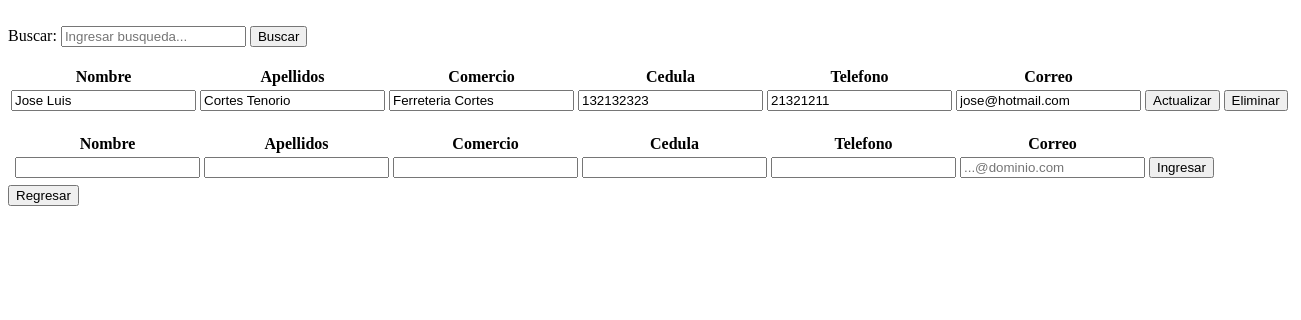
Page /view/ProveedorView.php on the committed database.
### tables this page shows
CREATE TABLE `tbproveedor` (
  `tbproveedorid` int(11) NOT NULL,
  `tbproveedornombre` text NOT NULL,
  `tbproveedorapellido` text NOT NULL,
  `tbproveedorcomercio` text NOT NULL,
  `tbproveedorcedula` varchar(12) NOT NULL,
  `tbproveedortelefono` int(11) NOT NULL,
  `tbproveedorcorreo` text NOT NULL
);

### data/ProveedorData.php (called while the page is built, shortened)
<?php
include '../domain/Proveedor.php';
class ProveedorData extends Data{
    public function getAllProveedor() {
        $conn = mysqli_connect($this->server, $this->user, $this->password, $this->db);
        $conn->set_charset('utf8');
        $querySelect = "SELECT * FROM tbproveedor;";
        $result = mysqli_query($conn, $querySelect);
        $Proveedores = [];
        while ($row = mysqli_fetch_array($result)) {
            $currentProveedor = new Proveedor($row['tbproveedorid'], $row['tbproveedornombre'], $row['tbproveedorapellido'], $row['tbproveedorcomercio'], $row['tbproveedorcedula'],
            $row['tbproveedortelefono'], $row['tbproveedorcorreo']);
            array_push($Proveedores, $currentProveedor);
        }
        return $Proveedores;
    }
}

### business/ProveedorBusiness.php (called while the page is built, shortened)
<?php
include '../data/ProveedorData.php';
class ProveedorBusiness{
    private $ProveedorData;
    public function ProveedorBusiness() {
        $this->ProveedorData = new ProveedorData();
    }
    public function getAllProveedor() {
        return $this->ProveedorData->getAllProveedor();
    }
}
?>

### domain/Proveedor.php (called while the page is built, shortened)
<?php
class Proveedor{
    private $proveedorId;
    private $proveedorNombre;
    private $proveedorApellido;
    private $proveedorComercio;
    private $proveedorCedula;
    private $proveedorTelefono;
    private $proveedorCorreo;
    function Proveedor($proveedorId, $proveedorNombre, $proveedorApellido, $proveedorComercio, $proveedorCedula, $proveedorTelefono, $proveedorCorreo){
        $this->proveedorId = $proveedorId;
        $this->proveedorNombre = $proveedorNombre;
        $this->proveedorApellido = $proveedorApellido;
        $this->proveedorComercio = $proveedorComercio;
        $this->proveedorCedula = $proveedorCedula;
        $this->proveedorTelefono = $proveedorTelefono;
        $this->proveedorCorreo = $proveedorCorreo;
    }
	function getProveedorId(){
        return $this->proveedorId;
    }
    function getProveedorNombre(){
        return $this->proveedorNombre;
    }
    function getProveedorApellido(){
        return $this->proveedorApellido;
    }
    function getProveedorTelefono(){
        return $this->proveedorTelefono;
    }
    function getProveedorCorreo(){
        return $this->proveedorCorreo;
    }
	function getProveedorCedula() {
		return $this->proveedorCedula;
	}
    function getProveedorComercio() {
		return $this->proveedorComercio;
	}
}
?>

### view/ProveedorView.php (the view, shortened to what this page needs)
<!DOCTYPE html>
<html lang="en">
<head>
    <?php
    include '../business/ProveedorBusiness.php';
    ?>
</head>
<body>
    <section id="form">
        <form action="" method="post" autocomplete="off">
            <div>
                Buscar:
                <?php
                $nombre = "";
                echo '<input type="text" name="buscarProveedores" id = "buscarProveedores" required placeholder = "Ingresar busqueda..." value = "' . $nombre . '">';
                ?>
                <input type="button" name="search" id="search" value="Buscar" onclick="getData()">
                <ul id="lista"></ul>
            </div>
        </form>
        <table>
            <tr>
                <th>Nombre</th>
                <th>Apellidos</th>
                <th>Comercio</th>
                <th>Cedula</th>
                <th>Telefono</th>
                <th>Correo</th>
                <th></th>
            </tr>
            <tbody id=buscarProveedores>
                <?php
                $ProveedorBusiness = new ProveedorBusiness();
                $allProveedor = $ProveedorBusiness->getAllProveedor();
                foreach($allProveedor as $current){
                    echo '<form method="post" enctype="multipart/form-data" action="../business/ProveedorAction.php">';
                    echo '<td><input type="text" name="tbproveedornombre" id="tbproveedornombre" value="' . $current->getProveedorNombre() . '"/></td>';
                    echo '<td><input type="text" name="tbproveedorapellido" id="tbproveedorapellido" value="' . $current->getProveedorApellido() . '"/></td>';
                    echo '<td><input type="text" name="tbproveedorcomercio" id="tbproveedorcomercio" value="' . $current->getProveedorComercio() . '"/></td>';
                    echo '<td><input type="text" data-mask  ="0-0000-0000" minlength="5" maxlength="12" name="tbproveedorcedula" id="tbproveedorcedula" value="' . $current->getProveedorCedula() . '"/></td>';
                    echo '<td><input type="text" data-mask= "0000-0000" min="10000000" max = "99999999" maxlength="10" name="tbproveedortelefono" id="tbproveedortelefono" value="' . $current->getProveedorTelefono() . '"/></td>';
                    echo '<td><input type="email" name="tbproveedorcorreo" id="tbproveedorcorreo" value="' . $current->getProveedorCorreo() . '"/></td>';
                    echo '<td><input type="submit" value="Actualizar" name="actualizar" id="actualizar"/></td>';
                    echo '<td><button onclick="eliminarProveedor(' . $current->getProveedorId() . ')">Eliminar</button></td>';
                    echo '</form>';
                }
                ?>
            </tbody>
        </table>
        <br>
        <table>
            <tr>
                <th></th>
                <th>Nombre</th>
                <th>Apellidos</th>
                <th>Comercio</th>
                <th>Cedula</th>
                <th>Telefono</th>
                <th>Correo</th>
                <th></th>
            </tr>
            <?php
                $proveedorId = "";
                $proveedorNombre = "";
                $proveedorApellidos = "";
                $proveedorCedula = "";
                $proveedorTelefono = "";
                $proveedorCorreo = "";
                $proveedorComercio = "";
                ?>
            <form method="post" enctype="multipart/form-data" action="../business/ProveedorAction.php">
                <tr>
                    <?php
                    echo '<td><input required type="hidden" name="tbproveedorid" id="tbproveedorid" value="' . $proveedorId . '" required/></td>';
                    echo '<td><input required type="text" name="tbproveedornombre" id="tbproveedornombre" value="' . $proveedorNombre . '" required/></td>';
                    echo '<td><input required type="text" name="tbproveedorapellido" id="tbproveedorapellido" value="' . $proveedorApellidos . '" required/></td>';
                    echo '<td><input required type="text" name="tbproveedorcomercio" id="tbproveedorcomercio" value="' . $proveedorComercio . '" required/></td>';
                    echo '<td><input required data-mask  ="0-0000-0000" type="text" minlength="5" maxlength="12" name="tbproveedorcedula" id="tbproveedorcedula" value="' . $proveedorCedula . '" required /></td>';
                    echo '<td><input required data-mask="0000-0000" type="text" min="10000000" max = "99999999" maxlength="10" name="tbproveedortelefono" id="tbproveedortelefono" value="' . $proveedorTelefono . '" required/></td>';
                    echo '<td><input required type="text" placeholder ="...@dominio.com" name="tbproveedorcorreo" id="tbproveedorcorreo" value="' . $proveedorCorreo . '" required/></td>';
                    ?>
                    <td><input type="submit" value="Ingresar" name="crear" id="crear" /></td>
                </tr>
            </form>
            <tr>
                <td></td>
                <td>
                </td>
            </tr>
        </table>
    </section>
    <form action ="../business/HomeAction.php" method = "POST">
    <button type="submit" name="regresar"> Regresar</button>
    </form>
</body>
</html>

### view/ProveedorView.php (style rules this page uses)
ul { list-style-type: none; width: 250px; height: auto; position: absolute; z-index: 10; padding: 10px; }

### rows in the picture
tbproveedor: tbproveedornombre "Jose Luis", tbproveedorapellido "Cortes Tenorio", tbproveedorcomercio "Ferreteria Cortes", tbproveedorcedula "132132323", tbproveedortelefono "21321211", tbproveedorcorreo "jose@hotmail.com"
